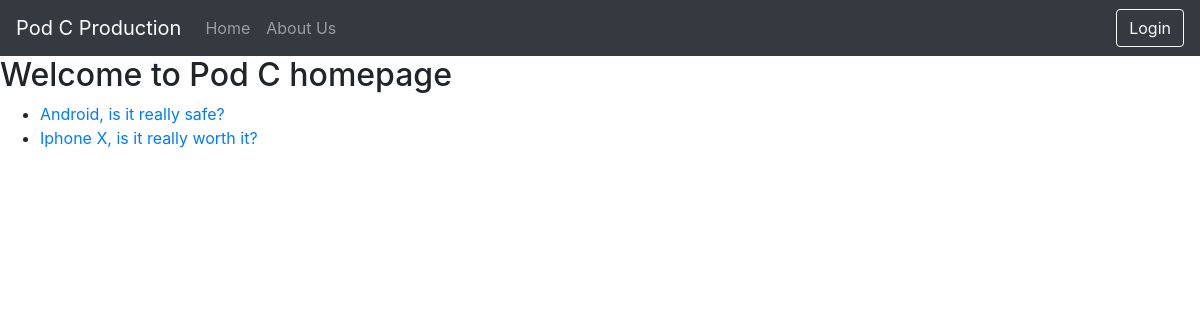
Page /blog/ on the earlier database version.
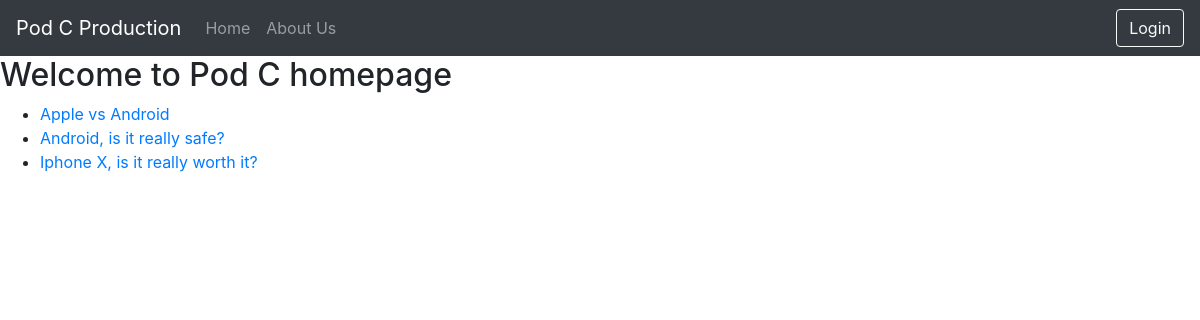
Same page on the later database version.
### blog/models.py (models this page shows)
class Article(models.Model):
	pub_date = models.DateTimeField(default=datetime.now, blank=True)
	title = models.CharField(max_length=200)
	author = models.CharField(max_length=100)
	article_title = models.CharField(max_length=10000)

### blog/views.py (the view)
def index(request):
    latest_article_list = Article.objects.order_by('-pub_date')[:5]
    template = loader.get_template('blog/index.html')
    context = {
        'latest_article_list': latest_article_list,
    }
    return HttpResponse(template.render(context, request))

### blog/templates/blog/index.html
{% extends 'blog/base.html' %}
	{% block body %}
		<h2>Welcome to Pod C homepage</h2>
		{% if latest_article_list %}
		    <ul>
		    {% for article in latest_article_list %}
		        <li><a href="/blog/article/{{ article.id }}">{{ article.title }}</a></li>
		    {% endfor %}
		    </ul>
		{% else %}
		    <p>No polls are available.</p>
		{% endif %}
	{% endblock %}

Differences in the rows shown:
added Article: title "Apple vs Android"
